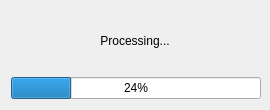
<?xml version="1.0" encoding="UTF-8"?>
<ui version="4.0">
 <class>Dialog</class>
 <widget class="QDialog" name="Dialog">
  <property name="geometry">
   <rect>
    <x>0</x>
    <y>0</y>
    <width>270</width>
    <height>109</height>
   </rect>
  </property>
  <property name="minimumSize">
   <size>
    <width>260</width>
    <height>0</height>
   </size>
  </property>
  <property name="windowTitle">
   <string>Dialog</string>
  </property>
  <layout class="QVBoxLayout" name="verticalLayout_2">
   <item>
    <layout class="QVBoxLayout" name="verticalLayout">
     <item>
      <widget class="QLabel" name="label">
       <property name="minimumSize">
        <size>
         <width>200</width>
         <height>60</height>
        </size>
       </property>
       <property name="text">
        <string>Processing...</string>
       </property>
       <property name="alignment">
        <set>Qt::AlignCenter</set>
       </property>
      </widget>
     </item>
     <item>
      <widget class="QProgressBar" name="progressBar">
       <property name="minimumSize">
        <size>
         <width>250</width>
         <height>0</height>
        </size>
       </property>
       <property name="value">
        <number>24</number>
       </property>
      </widget>
     </item>
    </layout>
   </item>
  </layout>
 </widget>
 <resources/>
 <connections/>
</ui>
